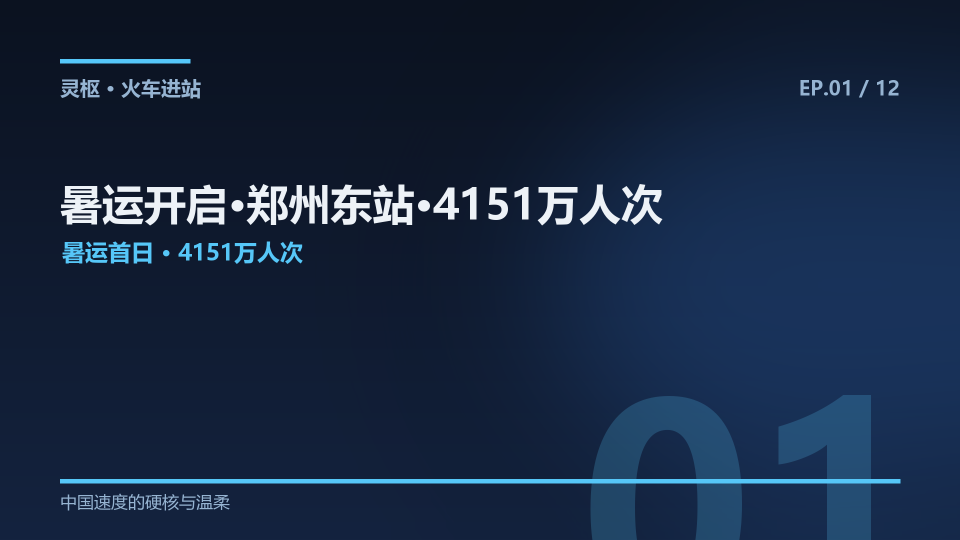
#> input picture ling-train/render/images/scene_01.png, 1920 x 1080 px (shown at 1/2 size)
$ python -i pil_renderer.py   (imports and definitions only)
#> lines starting #> are read from the running program, lines starting #| are printed output that depends on the picture; after the words box and inside, x2 and y2 are one past the last pixel; in counts of white or black regions, pixels touching at a corner belong together
### shikonghuaban/shikonghuaban/particle/core/particle.py
"""
粒子系统核心模块 v3.0 — 全功能增强版

新增特性（v3.0）：
1. 发射形状模块（Shape Module）：point/sphere/cone/circle/rectangle/edge
2. 拖尾模块（Trails）：位置历史队列 + 渲染连线
3. 碰撞模块（Collision）：AABB 检测 + 反弹 + 回调
4. 力场扩展：vortex/turbulence/magnet
5. 事件系统：on_spawn/on_death/on_collision/on_lifetime_tick
6. 光照模块：点光源/方向光/环境光/Blinn-Phong着色
7. LOD 系统：距离相机越远粒子越少
8. 音频联动：粒子事件触发音效
9. 粒子网格体：绑定 Surface/Image 替代纯色圆
10. 纹理动画：精灵表帧动画

设计理念：
- 所有新特性均为可选，不使用则零开销
- 向后兼容：旧代码无需修改即可运行
"""

import numpy as np
import random
import math
from dataclasses import dataclass, field
from typing import List, Tuple, Optional, Callable, Dict, Any


# ================================================================
#  曲线/插值辅助函数
# ================================================================

def lerp_color(c1: Tuple[int, int, int],
               c2: Tuple[int, int, int],
               t: float) -> Tuple[int, int, int]:
    """颜色线性插值 (t: 0~1)"""
    t = max(0.0, min(1.0, t))
    return (
        int(c1[0] + (c2[0] - c1[0]) * t),
        int(c1[1] + (c2[1] - c1[1]) * t),
        int(c1[2] + (c2[2] - c1[2]) * t),
    )


# [58 lines left out: functions evaluate_curve, evaluate_color_curve, evaluate_curve_vel, not called in this run]


# ================================================================
#  发射形状模块（Shape Module）
# ================================================================

@dataclass
class EmitterShape:
    """
    发射器形状 — 控制粒子的初始位置和发射方向

    支持的形状：
    - point      : 点发射（默认）
    - sphere     : 球形表面或体内发射
    - cone       : 锥形发射
    - circle     : 圆形边缘或面内发射
    - rectangle  : 矩形区域内发射
    - edge       : 边缘线段发射
    """
    shape_type: str = 'point'  # point | sphere | cone | circle | rectangle | edge

    # --- 形状参数 ---
    radius: float = 10.0          # 球/圆锥/圆 的半径
    height: float = 20.0          # 圆锥高度
    width: float = 40.0           # 矩形宽度
    rect_height: float = 30.0     # 矩形高度
    edge_length: float = 30.0     # 边缘长度
    edge_angle: float = 0.0       # 边缘角度（弧度）

    # --- 控制参数 ---
    emit_from_shell: bool = False   # True=从表面发射, False=从体积内发射（sphere/circle）
    emit_from_volume: bool = True   # True=从体内发射（仅 sphere/circle 有效）
    randomize_direction: bool = True  # 是否根据形状随机化初始速度方向

    # [136 lines left out: functions sample_position, _sample_point, _sample_sphere, _sample_cone, _sample_circle, _sample_rectangle and 1 more, not called in this run]


# ================================================================
#  碰撞模块（Collision Module）
# ================================================================

@dataclass
class CollisionBox:
    """
    AABB 碰撞盒

    用于定义场景中的碰撞边界/障碍物
    """
    x: float       # 左上角 X
    y: float       # 左上角 Y
    width: float   # 宽度
    height: float  # 高度
    restitution: float = 0.5   # 反弹系数 (0=完全吸收, 1=完全反弹)
    friction: float = 0.1      # 摩擦系数 (0=无摩擦, 1=完全停止)
    name: str = ""             # 标识名称

    # [4 lines left out: function contains_point, not called in this run]


@dataclass
class CollisionBoundary:
    """
    世界边界碰撞（屏幕/场景边缘）

    mode:
    - 'wrap'     : 环绕（从一边出去另一边进来）
    - 'bounce'   : 反弹
    - 'destroy'  : 消亡
    - 'none'     : 无限制（默认）
    """
    left: float = 0.0
    top: float = 0.0
    right: float = 800.0
    bottom: float = 600.0
    mode: str = 'bounce'   # wrap | bounce | destroy | none
    restitution: float = 0.6
    friction: float = 0.05


# ================================================================
#  Particle  — 单个粒子（v3.0 全功能版）
# ================================================================

@dataclass
class Particle:
    """
    单个粒子（v3.0 全功能版）

    新增特性：
    - 拖尾（trail_history）
    - 网格体绑定（mesh/sprite）
    - 纹理动画（texture_frame）
    - 事件标记（collision_data）
    - 光照属性（emissive/light_reactive）
    """

    # --- 基础属性 ---
    x: float
    y: float
    vx: float
    vy: float
    life: float       # 剩余生命值 (0~1，0 = 死亡)
    max_life: float   # 最大生命值（秒）
    size: float       # 当前大小（像素）
    color: Tuple[int, int, int]  # 当前 RGB 颜色
    alpha: float = 1.0  # 透明度 (0~1)

    # --- 旋转 ---
    rotation: float = 0.0
    angular_velocity: float = 0.0

    # --- 质量 ---
    mass: float = 1.0

    # --- 生命周期曲线 ---
    color_over_lifetime: Optional[List[Tuple[float, Tuple[int, int, int]]]] = None
    size_over_lifetime: Optional[List[Tuple[float, float]]] = None
    velocity_over_lifetime: Optional[List[Tuple[float, Tuple[float, float]]]] = None

    # --- 拖尾（新增）---
    trail_enabled: bool = False
    trail_history: List[Tuple[float, float]] = field(default_factory=list)
    trail_max_length: int = 10

    # --- 网格体/精灵（新增）---
    mesh_surface: Any = None         # pygame.Surface 或 PIL Image
    mesh_mode: str = 'circle'        # 'circle' | 'sprite' | 'image'

    # --- 纹理动画（新增）---
    texture_frames: Optional[List[Any]] = None  # 帧列表 [Surface, Surface, ...]
    texture_current_frame: int = 0
    texture_fps: float = 12.0
    texture_time_accum: float = 0.0

    # --- 光照（新增）---
    emissive: Tuple[int, int, int] = (0, 0, 0)   # 自发光颜色
    emissive_strength: float = 0.0                # 自发光强度
    light_reactive: bool = True                   # 是否响应外部光照

    # --- 子发射器 & 事件 ---
    _sub_emit_on_death: Optional[Any] = None
    _sub_emit_on_birth: Optional[Any] = None

    # --- 碰撞数据（新增）---
    collision_data: Optional[Dict[str, Any]] = None  # 上次碰撞信息

    def is_alive(self) -> bool:
        return self.life > 0.0

    # [65 lines left out: functions update, enable_trail, get_trail_points, get_current_texture, not called in this run]


# ================================================================
#  力场（增强版：支持 vortex / turbulence / magnet）
# ================================================================

class ForceField:
    """
    力场（v3.0 增强）

    类型：
    - gravity    : 重力（全局向下）
    - wind       : 风力（水平）
    - attraction : 点吸引/排斥
    - noise      : 噪声场
    - vortex     : 漩涡力场（新增）
    - turbulence : 湍流场（新增）
    - magnet     : 磁场/极性力场（新增）
    """

    # [87 lines left out: functions __init__, get_force, not called in this run]

    def _force_gravity(self, p, t):
        return (0.0, self.strength)

    def _force_wind(self, p, t):
        return (self.strength, 0.0)

    # [162 lines left out: functions _force_attraction, _force_noise, _force_vortex, _force_turbulence, _force_magnet, get_force_numpy and 5 more, not called in this run]

    def set_position(self, x: float, y: float):
        self.x = x
        self.y = y


# ================================================================
#  NoiseField  — 独立噪声场
# ================================================================

class NoiseField:
    """独立噪声场（精细控制版本）"""

    # [10 lines left out: function __init__, not called in this run]

    def update(self, dt: float):
        self._time += dt

    # [13 lines left out: function get_force, not called in this run]


# ================================================================
#  光照模块（Lighting Module）
# ================================================================

@dataclass
class LightSource:
    """
    光源（用于粒子光照计算）

    类型：
    - ambient   : 环境光（均匀照明，无方向）
    - point     : 点光源（从一点向四周发光）
    - directional: 方向光（平行光，如阳光）
    """
    light_type: str = 'ambient'

    # --- 通用属性 ---
    color: Tuple[int, int, int] = (255, 255, 255)
    intensity: float = 1.0

    # --- 点光源/方向光专用 ---
    x: float = 0.0
    y: float = 0.0
    # 方向光角度（弧度），0=向右, π/2=向下
    direction: float = math.pi / 2
    # 点光源衰减范围
    range_: float = 500.0
    # 衰减类型: 'none' | 'linear' | 'inverse_square'
    attenuation: str = 'inverse_square'

    # [37 lines left out: function get_illumination, not called in this run]


@dataclass
class BlinnPhongParams:
    """
    Blinn-Phong 着色参数

    基于 Kajiya 渲染方程的简化模型：
    FinalColor = Ambient + Diffuse + Specular + Emissive
    """
    ambient_color: Tuple[int, int, int] = (40, 40, 50)    # 环境光颜色
    ambient_strength: float = 0.3                          # 环境光强度

    diffuse_strength: float = 0.7                          # 漫反射强度（粗糙度相关）
    specular_strength: float = 0.4                         # 高光强度
    shininess: float = 32.0                                # 高光指数（越大越集中）

    # 菲尼尔效应（Fresnel）— 视角越斜反射越强
    fresnel_power: float = 3.0                            # 菲尼尔指数
    fresnel_strength: float = 0.2                          # 菲尼尔强度


# [144 lines left out: function apply_lighting_to_particle, not called in this run]


blinn_phong_params = BlinnPhongParams()  # 默认全局参数


# ================================================================
#  Emitter  — 粒子发射器（v3.0 增强版）
# ================================================================

class Emitter:
    """
    粒子发射器（v3.0 增强版）

    新增特性：
    - 发射形状（shape: EmitterShape）
    - 拖尾配置（trail_*）
    - 网格体绑定（mesh_*）
    - 纹理动画（texture_*）
    - 光照属性（emissive_*）
    """

    # [137 lines left out: functions __init__, emit, not called in this run]

    def set_position(self, x: float, y: float):
        self.x = x
        self.y = y


# ================================================================
#  ParticleSystem  — 粒子系统管理器（v3.0 全功能版）
# ================================================================

class ParticleSystem:
    """
    粒子系统管理器（v3.0 全功能版）

    新增：
    - 碰撞检测（CollisionBox + CollisionBoundary）
    - 事件系统（完整回调链）
    - LOD 系统（距离相机粒子缩减）
    - 光照集成
    - 音频联动
    """

    USE_NUMPY_FORCES = True  # 力场合力计算走 numpy 向量化（等价 fallback 标量）

    # [42 lines left out: function __init__, not called in this run]

    # --- 组件添加 ---

    def add_emitter(self, emitter: Emitter):
        self.emitters.append(emitter)

    def add_force_field(self, force_field: ForceField):
        self.force_fields.append(force_field)

    def add_noise_field(self, noise_field: NoiseField):
        self.noise_fields.append(noise_field)

    def add_collision_box(self, box: CollisionBox):
        self.collision_boxes.append(box)

    def set_boundary(self, boundary: CollisionBoundary):
        self.boundary = boundary

    # [287 lines left out: functions add_light, _check_collisions, _calc_lod_multiplier, _trigger_sub_emitters, update, _play_sound and 1 more, not called in this run]

    def clear(self):
        self.particles.clear()
        self._pending_particles.clear()

    def get_particle_count(self) -> int:
        return len(self.particles)

    @property
    def time(self) -> float:
        return self._time


# ================================================================
#  Renderer  — 渲染器接口
# ================================================================

class Renderer:
    """渲染器接口"""
    def render(self, particles: List[Particle]):
        raise NotImplementedError("Renderer.render() must be implemented")


# ================================================================
#  曲线构建辅助函数
# ================================================================

def gradient_to_curve(colors: List[Tuple[int, int, int]],
                      num_samples: int = 8) -> List[Tuple[float, Tuple[int, int, int]]]:
    """将颜色列表转换为颜色生命曲线"""
#> called with num_samples = 8
    n = len(colors)
    if n == 0:
        return []
    if n == 1:
        return [(0.0, colors[0])]

    curve = []
    for i in range(n - 1):
        t0 = i / (n - 1)
        t1 = (i + 1) / (n - 1)
        curve.append((t0, colors[i]))
        if i < n - 2:
            t_mid = (t0 + t1) / 2
            mid_color = lerp_color(colors[i], colors[i + 1], 0.5)
            curve.append((t_mid, mid_color))
    curve.append((1.0, colors[-1]))
    return curve


def size_curve_constant(base_size: float) -> List[Tuple[float, float]]:
    return [(0.0, base_size), (1.0, base_size)]


def size_curve_fadeout(base_size: float) -> List[Tuple[float, float]]:
    return [(0.0, base_size), (1.0, 0.0)]


# [8 lines left out: function size_curve_pulse, not called in this run]


def velocity_curve_accelerate(mult: float = 1.5) -> List[Tuple[float, Tuple[float, float]]]:
    return [(0.0, (1.0, 1.0)), (1.0, (mult, mult))]


def velocity_curve_decelerate(mult: float = 0.3) -> List[Tuple[float, Tuple[float, float]]]:
    return [(0.0, (1.0, 1.0)), (1.0, (mult, mult))]


# ================================================================
#  便利预设曲线
# ================================================================

FIRE_COLOR_CURVE = gradient_to_curve([
    (255, 255, 240),
    (255, 220, 80),
    (255, 160, 30),
    (255, 80, 10),
    (100, 30, 5),
])

SMOKE_COLOR_CURVE = gradient_to_curve([
    (80, 80, 85),
    (120, 120, 125),
    (160, 160, 165),
    (200, 200, 205),
])

MAGIC_COLOR_CURVE = gradient_to_curve([
    (80, 50, 180),
    (100, 150, 255),
    (180, 200, 255),
    (255, 255, 255),
])
#> further down, picture is the input picture: PIL image 1920x1080 RGB; mean R, G, B 23.6, 40.3, 65.8

EXPLOSION_SIZE_CURVE = [
    (0.0, 0.5),
    (0.05, 3.0),
    (0.3, 1.5),
    (1.0, 0.0),
]

SPARK_SIZE_CURVE = [
    (0.0, 2.0),
    (0.5, 1.0),
    (1.0, 0.0),
]


# ================================================================
#  快速工厂函数（便捷创建常用组件）
# ================================================================

# [66 lines left out: functions create_point_light, create_directional_light, create_ambient_light, create_vortex, create_turbulence, create_magnet, not called in this run]

### shikonghuaban/shikonghuaban/particle/renderers/pil_renderer.py
"""
PIL 渲染器 v4.0 — 全功能增强版

v4.0 新增特性：
- P2: Additive / Screen 混合模式（烟花/魔法效果专用）
- P5: 内置 Bloom 后处理（apply_bloom / post_process_bloom）
- P6: LayeredPILRenderer 分层渲染（glow + main 独立合成）
- P7: Catmull-Rom 平滑拖尾曲线（可选）

向后兼容：旧代码无需修改即可运行
"""

import math
import numpy as np
from PIL import Image, ImageDraw, ImageFilter
from typing import List, Optional, Tuple
from ..core.particle import Particle, Renderer


# ================================================================
#  辅助：Catmull-Rom 样条插值（P7）
# ================================================================

# [67 lines left out: functions _catmull_rom_points, _blend_additive, _blend_screen, not called in this run]


# ================================================================
#  PILRenderer v4.0
# ================================================================

class PILRenderer(Renderer):
    """
    PIL 渲染器 v4.0

    新增参数（v4.0）：
        blend_mode         : 'normal' | 'additive' | 'screen'
        smooth_trail       : True = 用 Catmull-Rom 平滑拖尾（P7）
        trail_segments     : 每段拖尾细分数（smooth_trail=True 时有效）
        glow_radius        : 粒子光晕半径，0 = 不绘制光晕
        glow_strength      : 光晕强度（0.0~1.0）
    """

    # [259 lines left out: functions __init__, update_image, render, _render_normal, _render_blended, apply_bloom and 7 more, not called in this run]


# ================================================================
#  P5 — 独立 Bloom 后处理函数（可在外部直接调用）
# ================================================================

def post_process_bloom(img: Image.Image,
                       radius: int = 12,
                       strength: float = 0.5,
                       threshold: int = 160) -> Image.Image:
    """
    对 PIL Image 做 Bloom 辉光后处理（Screen blend）。

    算法：
    1. 提取亮度 > threshold 的区域
    2. 高斯模糊（radius）
    3. Screen blend 叠加到原图

    Args:
        img       : 输入图像（RGB）
        radius    : 高斯模糊半径
        strength  : 亮部提取强度（0.0~1.0）
        threshold : 亮部阈值（0~255）

    Returns:
        处理后的新图像（不修改原图）
    """
#> called with radius = 12, strength = 0.5, threshold = 160
    arr = np.array(img.convert('RGB'), dtype=np.float32)

    # 提取亮部
    bright_mask = arr.max(axis=2, keepdims=True) > threshold
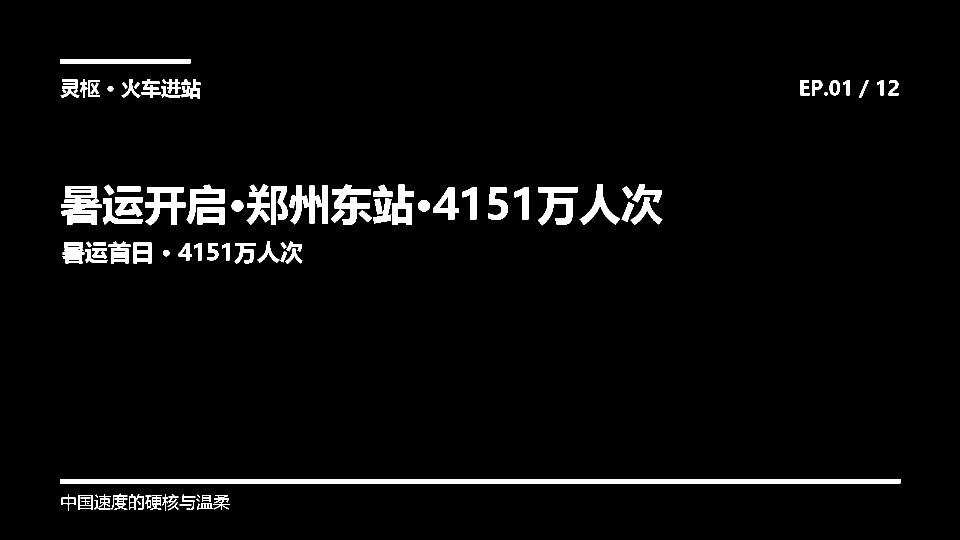
#> bright_mask: shape (1080, 1920, 1) bool (shown at 1/2 size); 3.7% white; 103 white regions (4 under 20 px), largest, box (x1, y1, x2, y2) and area: (120, 958, 1801, 967) 15129, (122, 372, 203, 449) 3982, (578, 370, 655, 449) 3168
    bright = arr * bright_mask * strength
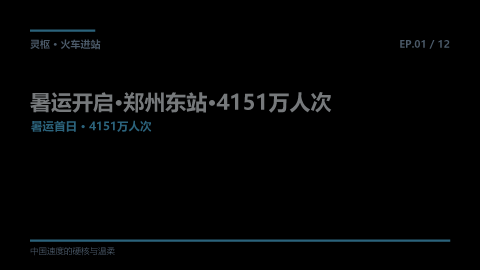
#> bright: shape (1080, 1920, 3) float32 (shown at 1/4 size); mean R, G, B 3.2, 4, 4.4
    bright = np.clip(bright, 0, 255).astype(np.uint8)
    bright_img = Image.fromarray(bright)

    # 高斯模糊
    blurred = bright_img.filter(ImageFilter.GaussianBlur(radius=radius))
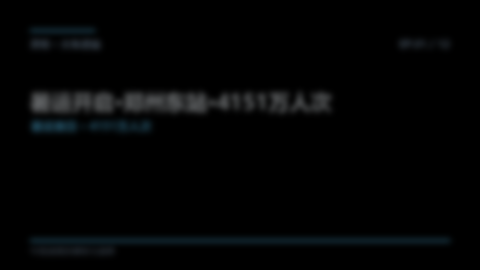
#> blurred: PIL image 1920x1080 RGB (shown at 1/4 size); mean R, G, B 3.2, 4, 4.4

    # Screen blend：1 - (1-base)(1-bloom)
    base = arr / 255.0
    bloom = np.array(blurred, dtype=np.float32) / 255.0
    result = 1.0 - (1.0 - base) * (1.0 - bloom)
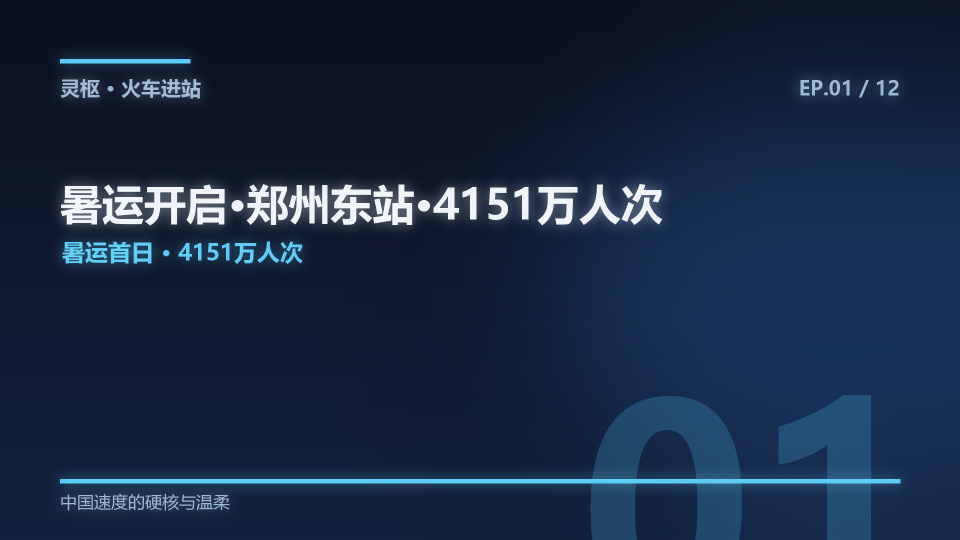
#> result: shape (1080, 1920, 3) float32 (shown at 1/2 size); mean R, G, B 0.101, 0.168, 0.267
    result = np.clip(result * 255, 0, 255).astype(np.uint8)

    return Image.fromarray(result)


# ================================================================
#  P6 — LayeredPILRenderer（分层渲染器）
# ================================================================

class LayeredPILRenderer(Renderer):
    """
    分层 PIL 渲染器（P6）

    将粒子分为两层渲染：
    - glow_layer  : 发光层（Screen blend，低亮度辉光）
    - main_layer  : 主粒子层（Additive blend，高亮核心）

    两层独立合成到背景后，可选追加 Bloom 后处理。

    适用于高质量烟花、魔法效果等需要发光分离的场景。

    用法::

        renderer = LayeredPILRenderer(width=1280, height=720,
                                      bloom=True, bloom_radius=14)
        bg_image = make_background(...)
        result = renderer.render_to_image(particles, background=bg_image)
    """

    # [143 lines left out: functions __init__, render, render_to_image, not called in this run]

>>> from PIL import Image
>>> picture = Image.open('../../../../ling-train/render/images/scene_01.png')
>>> result = post_process_bloom(picture)
